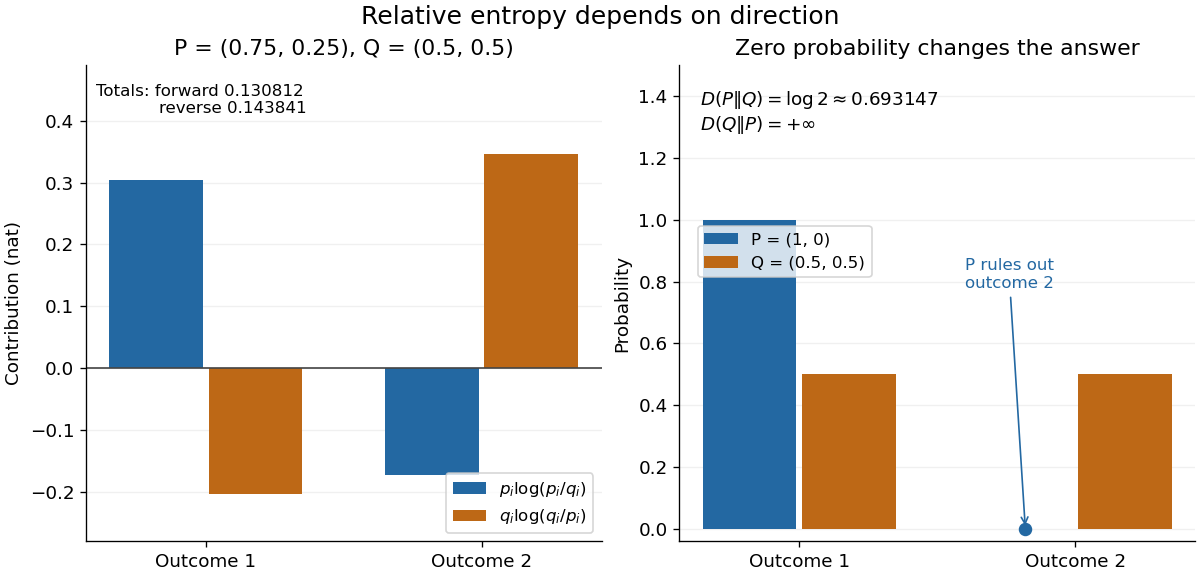

Write Python code to recreate this figure.
"""Illustrate KL direction and zero support; tested with Python 3.14.4."""

from pathlib import Path

import matplotlib.pyplot as plt
import numpy as np


def kl(p, q):
    positive = p > 0
    if np.any(q[positive] == 0):
        return np.inf
    return float(np.sum(p[positive] * np.log(p[positive] / q[positive])))


def main():
    p, q = np.array([0.75, 0.25]), np.array([0.5, 0.5])
    forward, reverse = kl(p, q), kl(q, p)
    certain = np.array([1.0, 0.0])
    print(f"D(P||Q)={forward:.12f} nat; D(Q||P)={reverse:.12f} nat; "
          f"forward in bits={forward / np.log(2):.12f}")
    print(f"P=(1,0), Q=(.5,.5): forward={kl(certain, q):.12f}, "
          f"reverse={kl(q, certain)}; identical point masses={kl(certain, certain)}")

    plt.rcParams.update({"font.size": 11, "axes.spines.top": False,
                         "axes.spines.right": False})
    fig, (terms, support) = plt.subplots(1, 2, figsize=(10, 4.8),
                                        layout="constrained", facecolor="white")
    blue, orange = "#2368a2", "#bd6816"
    x = np.arange(2)
    terms.bar(x - 0.18, p * np.log(p / q), width=0.34, color=blue,
              label=r"$p_i\log(p_i/q_i)$")
    terms.bar(x + 0.18, q * np.log(q / p), width=0.34, color=orange,
              label=r"$q_i\log(q_i/p_i)$")
    terms.axhline(0, color="#444444", lw=1)
    terms.set(xticks=x, xticklabels=["Outcome 1", "Outcome 2"],
              ylim=(-0.28, 0.49), ylabel="Contribution (nat)",
              title="P = (0.75, 0.25), Q = (0.5, 0.5)")
    terms.text(0.02, 0.96,
               f"Totals: forward {forward:.6f}\n            reverse {reverse:.6f}",
               transform=terms.transAxes, va="top", fontsize=10)
    terms.legend(loc="lower right", fontsize=10)
    terms.set_axisbelow(True)
    terms.yaxis.grid(alpha=0.18)

    support.bar(x - 0.18, certain, width=0.34, color=blue, label="P = (1, 0)")
    support.bar(x + 0.18, q, width=0.34, color=orange, label="Q = (0.5, 0.5)")
    support.scatter(1 - 0.18, 0, color=blue, s=50, zorder=4)
    support.set(xticks=x, xticklabels=["Outcome 1", "Outcome 2"],
                ylim=(-0.04, 1.5), ylabel="Probability",
                title="Zero probability changes the answer")
    support.text(0.04, 0.95,
                 r"$D(P\Vert Q)=\log 2\approx0.693147$" + "\n" +
                 r"$D(Q\Vert P)=+\infty$",
                 transform=support.transAxes, va="top", fontsize=11)
    support.annotate("P rules out\noutcome 2", (0.82, 0), xytext=(0.6, 0.78),
                     arrowprops={"arrowstyle": "->", "color": blue},
                     color=blue, fontsize=10)
    support.legend(loc="upper left", bbox_to_anchor=(0.02, 0.68), fontsize=10)
    support.set_axisbelow(True)
    support.yaxis.grid(alpha=0.18)
    fig.suptitle("Relative entropy depends on direction", fontsize=15)
    fig.savefig(Path.cwd() / "kl-direction-and-support.png", dpi=120,
                facecolor="white", transparent=False)
    plt.close(fig)


if __name__ == "__main__":
    main()
